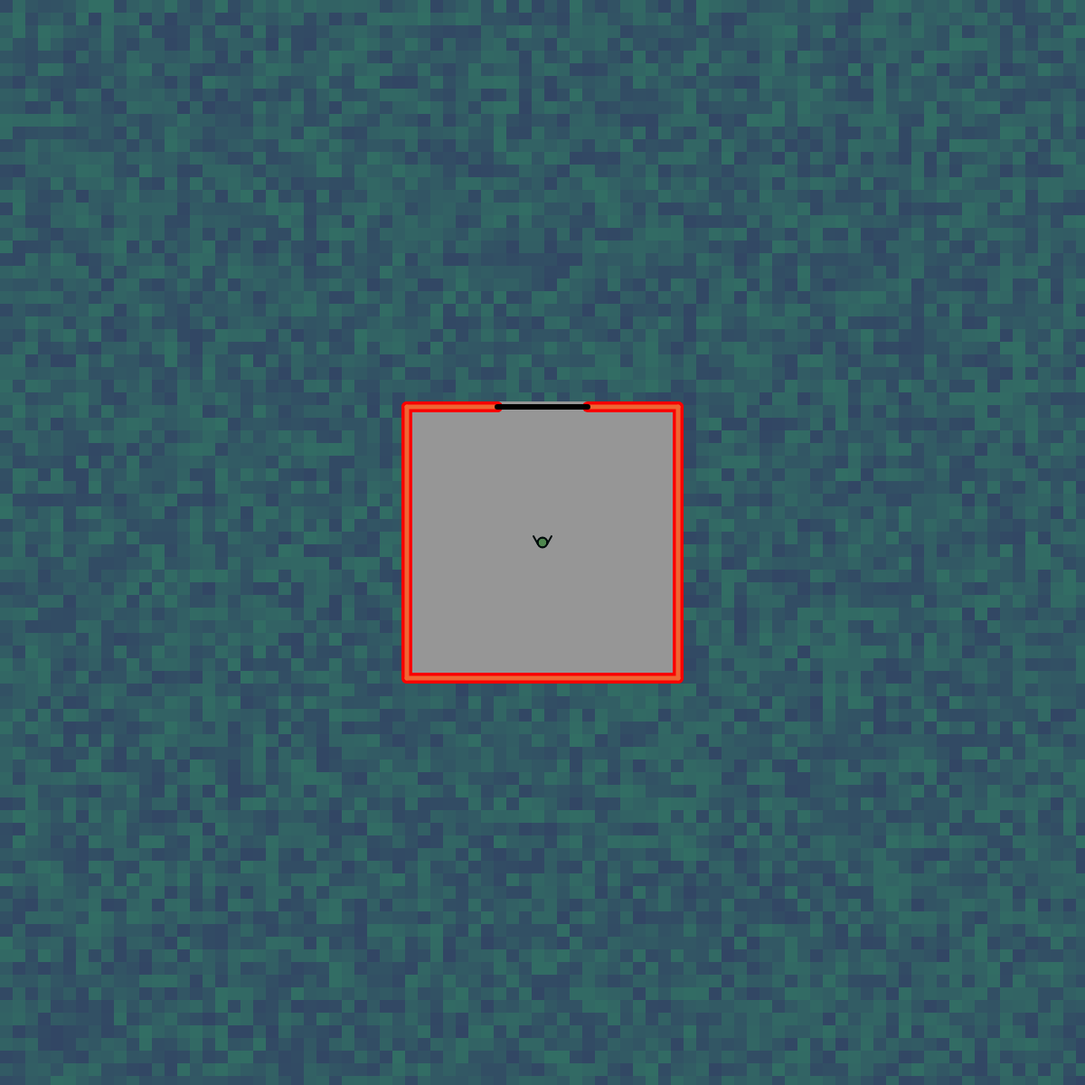
Frame 1 (no input)
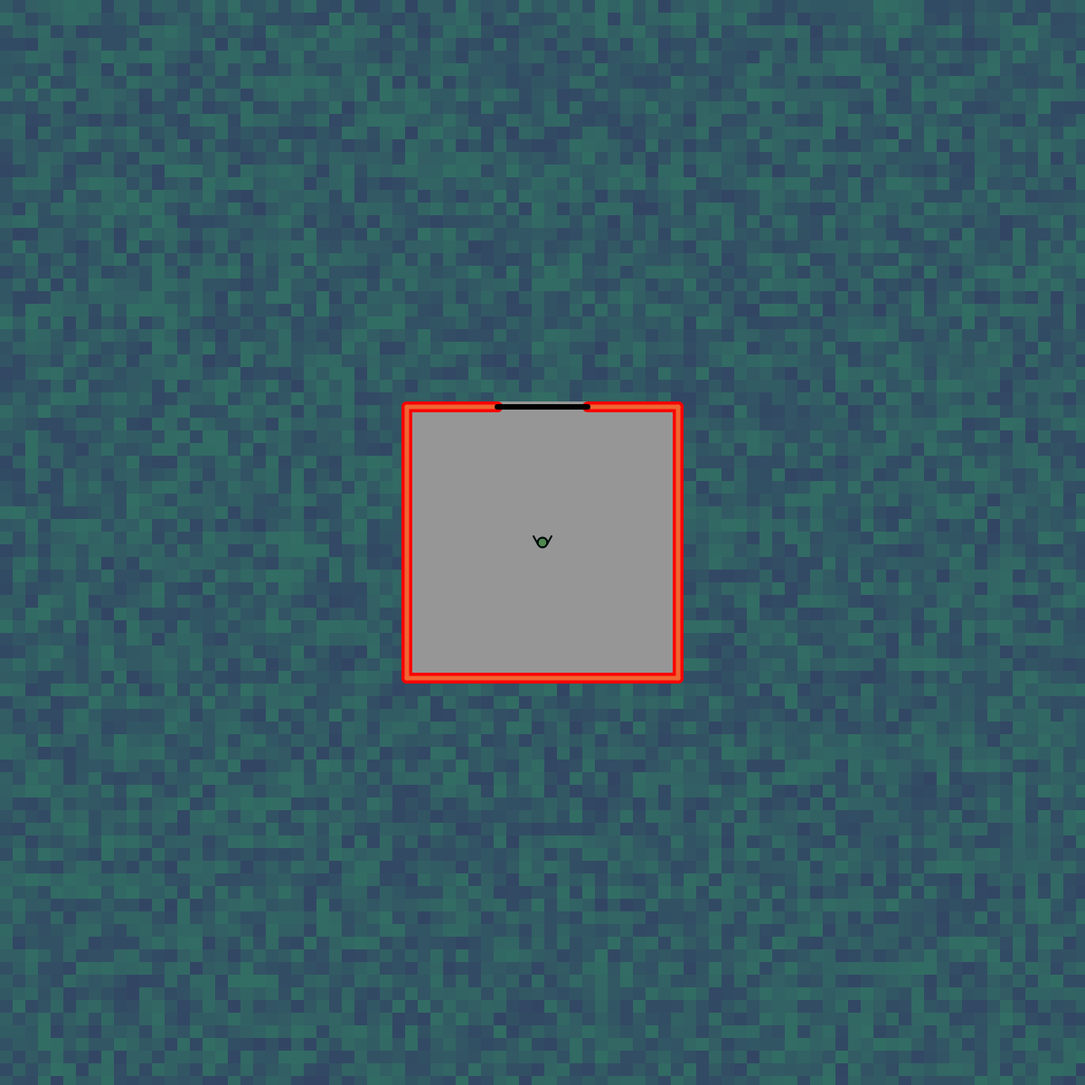
Frame 60 (no input)
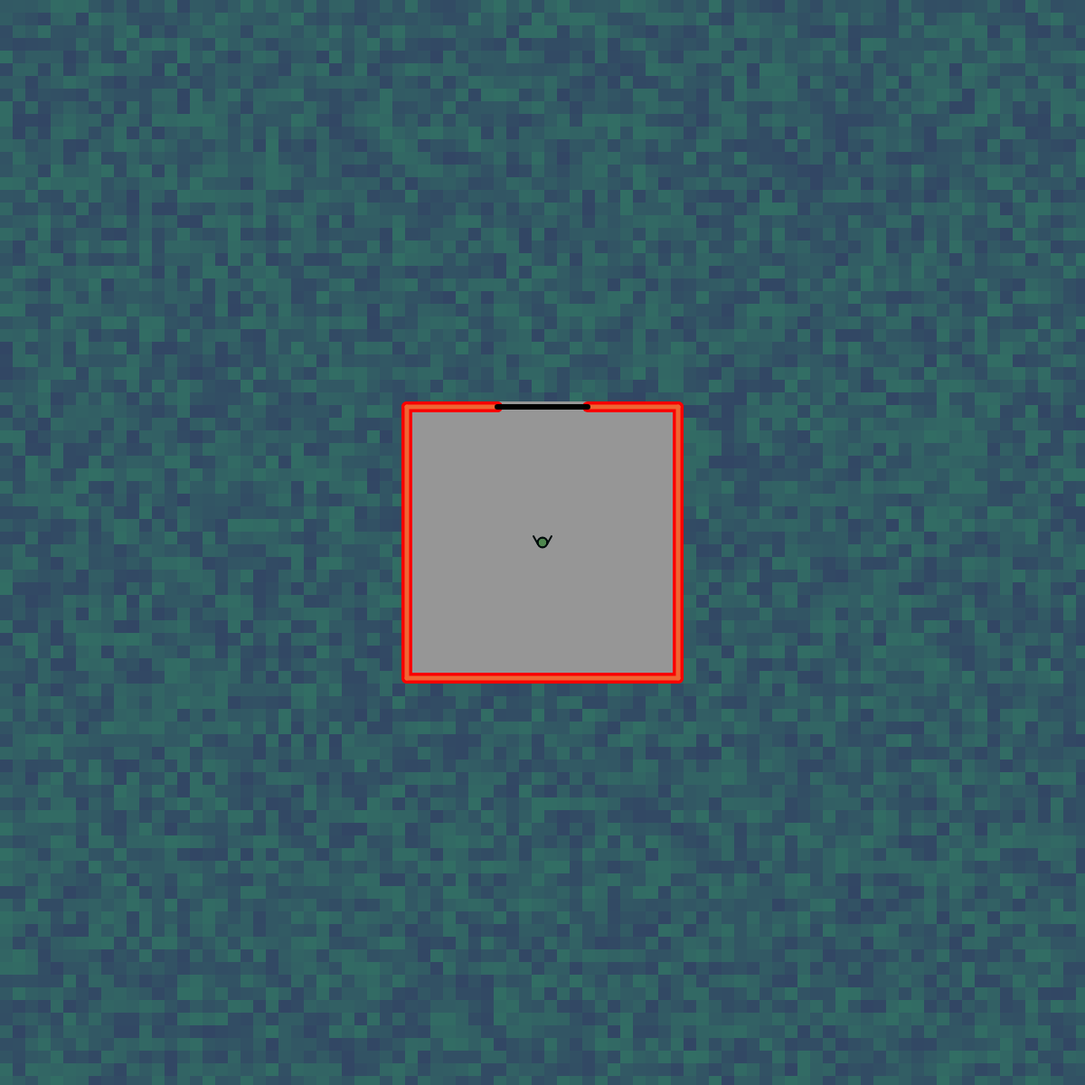
Frame 120 (the mouse pressed at the canvas centre since frame 60)

The p5.js sketch that drew these frames (run headless with seeded random() and noise() and a simulated clock; from frame 60 on, the mouse is pressed at the canvas centre):

// p5.js sketch
// ── sketch.js
//FAST CODE
function setup() 
{
  createCanvas(1200, 1200);
  house = new House();
  body = new Body(width/2,height/2);
  terrain  = new Terrain();
  terrain.display(0);
}

function draw() 
{
  if(house.dentro(body.x,body.y))
  {
    terrain.display(100);
    house.displayInside();
  }
  else
  {
    terrain.display(0);
    house.displayOutside();
  }

  if (isKeyPressed) 
  {
  
    if (key == 'w' || key == 'W') 
    {   
      body.up = true;
      body.down = false;
      body.y-=10; 
      if(body.dirY==body.y+7) body.dirY=-body.dirY;
    }
    if (key == 'a' || key == 'A') 
    {
      body.down = false;
      body.up = false;
      body.left = true;
      body.right = false;
      body.x-=10; 
    }
    if (key == 's' || key == 'S') 
    {  
      body.up = false;
      body.down = true;
      body.y+=10;  
    }
    if (key == 'd' || key == 'D') 
    {
      body.up = false;
      body.down = false;
      body.left = false;
      body.right = true;
      body.x+=10;
    }
  }
  body.display();
}

class House
{
  constructor()
  {
    this.vx1 = (width/2) -150;  //izquierda
    this.vx2 = (width/2) +150; 
    this.vy1 = (height/2) -150;  //superior
    this.vy2 = (height/2) +150;  //inferior
  }
  
  displayInside()
  {
    //floor  
    beginShape();
      strokeWeight(12.0);
      strokeCap(ROUND);
      stroke(150);
      fill(150);
      vertex(this.vx1+10, this.vy1);
      vertex(this.vx2-10, this.vy1);
      vertex(this.vx2-10, this.vy2);
      vertex(this.vx1+10, this.vy2);
    endShape(CLOSE);
    
    //walls
    beginShape(LINES);
      strokeWeight(12.0);
      strokeCap(ROUND);
      stroke(250,0,0);
      noFill();
      vertex(this.vx1+100, this.vy1);vertex(this.vx1,this.vy1);
      vertex(this.vx2-100, this.vy1);vertex(this.vx2, this.vy1);
      vertex(this.vx2,this.vy1);vertex(this.vx2,this.vy2);
      vertex(this.vx1,this.vy1);vertex(this.vx1,this.vy2);
      vertex(this.vx1,this.vy2);vertex(this.vx2,this.vy2);
    endShape(CLOSE);
    
    //walls_2
    beginShape(LINES);
      strokeWeight(5.0);
      strokeCap(ROUND);
      stroke(240,100,50);
      noFill();
      vertex(this.vx1+100, this.vy1);vertex(this.vx1, this.vy1);
      vertex(this.vx2-100, this.vy1);vertex(this.vx2, this.vy1);
      vertex(this.vx2,this.vy1);vertex(this.vx2,this.vy2);
      vertex(this.vx1,this.vy1);vertex(this.vx1,this.vy2);
      vertex(this.vx1,this.vy2);vertex(this.vx2,this.vy2);
    endShape(CLOSE);

    //door
    beginShape(LINES);
      strokeWeight(6.0);
      stroke(0);
      vertex(this.vx1+100, this.vy1);
      vertex(this.vx2-100, this.vy1);
    endShape();
  }
  
  displayOutside()
  {
    beginShape();
      strokeWeight(12.0);
      strokeCap(ROUND);
      stroke(150);
      fill(250,0,100);
      vertex(this.vx1+10, this.vy1);
      vertex(this.vx2-10, this.vy1);
      vertex(this.vx2-10, this.vy2);
      vertex(this.vx1+10, this.vy2);
    endShape(CLOSE);
  
  }
  
  dentro(xi, yi)
  {  
    if( xi > this.vx1 && xi < this.vx2  )
    {
      if( yi < this.vy2 && yi > this.vy1){return true;}
      return false;
    }else return false; 
  }
}

class Body
{
  constructor(x,  y)
  {
    this.up = true; this.down = false; this.left = false; this.right = false;
    this.x = x;
    this.y = y;
  }
  
  display()
  {
    //body
    fill(0,120,0,120);
    strokeWeight(1.0);
    ellipse(this.x,this.y,10,10);
    stroke(0,12,12);
    noFill();
    strokeWeight(2.0);
    ellipse(this.x,this.y,11,11);
    
    //arms
    if(this.up || this.down)
    {
      if(this.up)
      {
        this.dirY = (this.y-7);
        
      } 
      else if(this.down) 
      {
        this.dirY = (this.y+7);
      }
      line(this.x+5,this.y+2,this.x+10,this.dirY);
      line(this.x-5,this.y+2,this.x-10,this.dirY);
    }
    else
    {
      if(this.right)
      {
        this.dirX = this.x+7;
        line(this.x+2,this.y+5,this.dirX,this.y+10);
        line(this.x+2,this.y-5,this.dirX,this.y-10);
      }
      else
      {
        this.dirX = this.x-7;
        line(this.x+2,this.y+5,this.dirX,this.y+10);
        line(this.x+2,this.y-5,this.dirX,this.y-10);
      }
    }
  } 
}

class Terrain
{
  constructor()
  {
    this.c = 50;
  }
  display(cc)
  {
    for(this.i=0;this.i<width;this.i+=14)
    {      
    
      for(this.ii=0; this.ii<height; this.ii+=14)
      {  
        noStroke(); 
        fill(50,random(70,110), random(cc,100));
        rect(this.i,this.ii,50,50);
            
      }
    }
  }
}

// ── tree.html
<!DOCTYPE html>
<html lang="en">
<head>
    <meta charset="UTF-8">
    <meta http-equiv="X-UA-Compatible" content="IE=edge">
    <meta name="viewport" content="width=device-width, initial-scale=1.0">
    <script src="https://cdnjs.cloudflare.com/ajax/libs/p5.js/1.4.1/p5.min.js"></script>
    <script src = "tree.js"></script>
  
    <title>TREE</title>
</head>
<body>
  <audio src="https://manueter.github.io/testing_p5js/i%20am%20in%20love.mp3" autoplay="autoplay" autostart="true" controls> </audio>
    
</body>
</html>

// ── tree.js
function setup() {
  createCanvas(windowWidth, windowHeight);
}

function draw() 
{
  background(77,107,83);

  new Branch(width/2,height,map(mouseX,0,width,-PI/20,PI/2),80,0,5);
  new Branch(width*3/10,height,map(mouseX,0,width,-PI/20,PI/2),100,0,5);
  new Branch(width/10,height,map(mouseX,0,width,-PI/20,PI/2),70,0,5);
  
  new Branch(width*7/10,height,map(mouseX,0,width,-PI/20,PI/2),40,0,5);
  new Branch(width*9/10,height,map(mouseX,0,width,-PI/20,PI/2),90,0,5);
  new Branch(width*4/5,height,map(mouseX,0,width,-PI/20,PI/2),50,0,5);
}

class Branch
{
  constructor(x,y,a,l,lvl,maxL)
  {
    this.x = x;
    this.y = y;
    this.a = a;
    this.l = l;
    this.lvl = lvl;
    this.maxL = maxL;
    this.crear();
  }
  
  crear()
  {
    push();
    
      translate(this.x,this.y);
      line(0,0,0,-this.l);
      if(this.lvl<this.maxL)
      {
        new Branch(0,0,2*this.a,this.l*2/3,this.lvl+3,this.maxL);
        translate(0,-this.l);
        //new Branch(0,0,-this.a,this.l,this.lvl+1,this.maxL);
        rotate(this.a);
        new Branch(0,0,this.a,this.l*2/3,this.lvl+1,this.maxL);
        rotate(-2*this.a);
        new Branch(0,0,this.a,this.l*2/3,this.lvl+1,this.maxL);
      }
    
    pop();
    
  }
}
